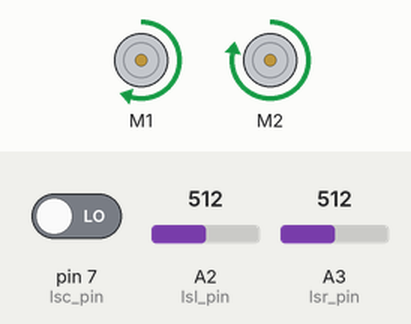
Bench run of a sketch on a simulated Arduino Uno, built with avr-gcc and run on an emulated ATmega328P. On the bench: 2 × DC motor (green arrow = forward, orange = backward, longer = faster). The inputs (shaded band) are chosen by the test bench; at power-on: A3 (lsr_pin) = 512, A2 (lsl_pin) = 512, pin 7 (lsc_pin) LOW.

Above: at 1.2 s.
1.3 s: A3 (lsr_pin) set to 900
4.3 s: A2 (lsl_pin) set to 306
At 5.23 s:
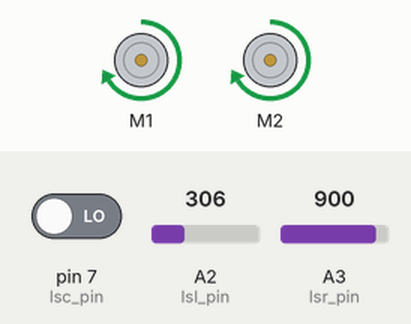
7.3 s: A2 (lsl_pin) set to 390
At 9.36 s:
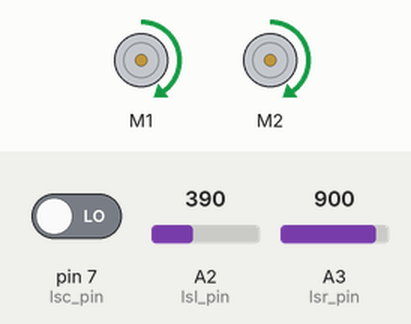
10.3 s: A3 (lsr_pin) set to 716
At 11.3 s:
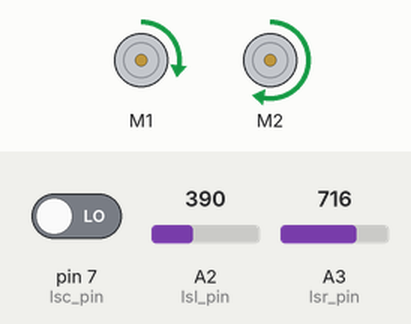
13.3 s: A2 (lsl_pin) set to 370
16.3 s: A3 (lsr_pin) set to 930
Timing chart, 0 to 42.5 s (numbered marks = the images above; inputs shaded):
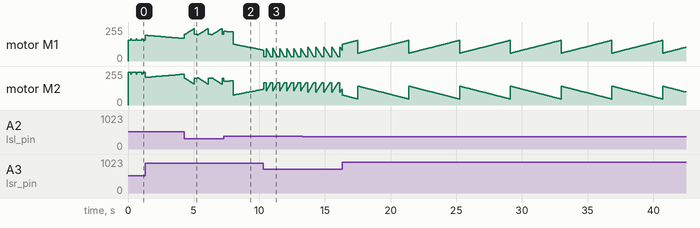

Measured:
- by itself, motor M1: ramps from forward 58/255 to forward 155/255 and jumps back, once every 3.9 s
- by itself, motor M2: ramps from forward 142/255 to forward 45/255 and jumps back, once every 3.9 s

The sketch:

Line_Sensors_Analog_PID_Motor_Control.ino
```cpp
/*line sensor analogue*/
#include <Adafruit_MotorShield.h>

bool accel = true, decel = false;

//pin definition
#define lsc_pin 7
#define lsl_pin A2
#define lsr_pin A3

// Global variables and definitions for motors
Adafruit_MotorShield AFMS = Adafruit_MotorShield(); // Create the motor shield object with the default I2C address
Adafruit_DCMotor *leftMotor = AFMS.getMotor(1); // Select and configure port M1
Adafruit_DCMotor *rightMotor = AFMS.getMotor(2); // Select and configure port M2
uint8_t centreSpeed = 200, correctionSpeed=100, leftSpeed = 0, rightSpeed = 0, leftDirection = FORWARD, rightDirection = FORWARD, speed_difference = 0;

//sensor readouts
int lsc=0, lsl=0, lsr=0;
uint8_t lsl_mapped=0, lsr_mapped=0;

//floor and celling
int lsl_max=380, lsr_max=920;
int lsl_min=64, lsr_min=122;

//thresholds
const uint8_t lsl_threshold = 150;
const uint8_t lsr_threshold = 150;

//mode
bool on_line=false;
bool junction=false;

//PID parameters
const float Kp=0.5;
const float Ki=0.001;
const float Kd=0.01;

//PID variables
int P=0, I=0, D=0, last_P=0;

//time variables
unsigned long off_line_timer_ms=0, correction_timer=0;
const unsigned long off_line_timeout=8000, correction_timeout=3000;


//take readings and map to 0-255
void update_linesensors(){
    lsc = digitalRead(lsc_pin);
    lsl = analogRead(lsl_pin);
    lsr = analogRead(lsr_pin);
    lsl_mapped = map(constrain(lsl, lsl_min, lsl_max), lsl_min, lsl_max, 0, 255);
    lsr_mapped = map(constrain(lsr, lsr_min, lsr_max), lsr_min, lsr_max, 0, 255);
}

/*void callibrate(){
}*/


void reset_PID(){
    P=0;
    I=0;
    D=0;
    last_P=0;
}

void if_on_line(){
    update_linesensors();
    if(lsc==1){
        if(on_line==false){
            on_line=true;
            off_line_timer_ms=millis();
            reset_PID();
        }
    }
    else{
        on_line=false;
    }
}

void if_junction(){
    update_linesensors();
    if(on_line==true && lsr_mapped>=lsr_threshold && lsr_mapped>=lsr_threshold){
        junction=true;
    }
    else{
        junction=false;
    }
}

void motor_update(){
    leftMotor->setSpeed(leftSpeed);
    rightMotor->setSpeed(rightSpeed);
    leftMotor->run(leftDirection);
    rightMotor->run(rightDirection);
}

void find_line(){
    //a slightly curved walk trying to search for line
    while (on_line=false)
    {
        update_linesensors();
        if_on_line();
        leftSpeed=200;
        rightSpeed=180;
        motor_update();
    }
    correction_timer=millis();
    //slowly steer onto line if line is found
    while (millis()-correction_timer<=correction_timeout)
    {
        update_linesensors();
        P=lsl_mapped-lsr_mapped;
        I=I+P;
        D=P-last_P;
        last_P=P;
        speed_difference=1.5*constrain((Kp*P+Ki*I+Kd*D), -45, 45);
        leftSpeed=correctionSpeed - speed_difference;
        rightSpeed=correctionSpeed + speed_difference;
        motor_update();
    }
}


void setup(){
  if (!AFMS.begin()) { // Check whether the motor shield is properly connected
    while (1);
  }
  pinMode(lsc_pin, INPUT);
  pinMode(lsl_pin, INPUT);
  pinMode(lsr_pin, INPUT);
}


void loop(){

    update_linesensors();
    P=lsl_mapped-lsr_mapped;
    I=I+P;
    D=P-last_P;
    last_P=P;
    //calculated the speed required for the motors
    speed_difference=constrain((Kp*P+Ki*I+Kd*D), -45, 45);
    leftSpeed=centreSpeed - speed_difference;
    rightSpeed=centreSpeed + speed_difference;
    if_on_line();
    motor_update();
    //initiate search for the line if robot is off the line for too long
    if (millis()-off_line_timer_ms>=off_line_timeout) find_line();

}
```
